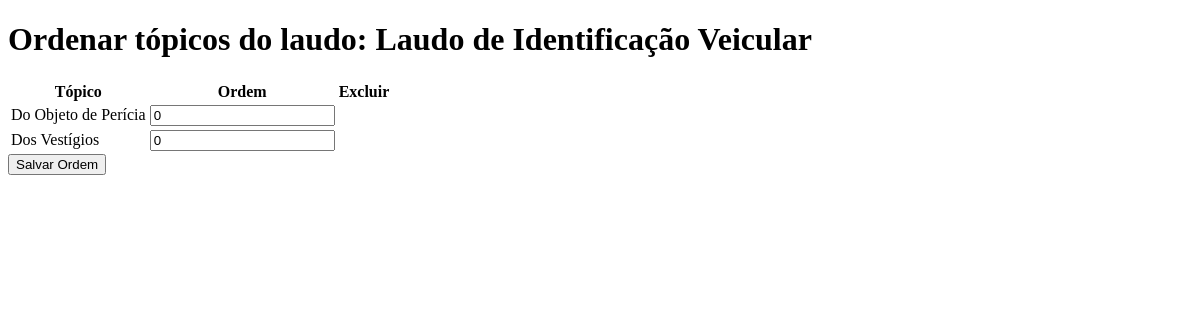
/ordenarlaudo/8, run on an earlier commit of the app's database.
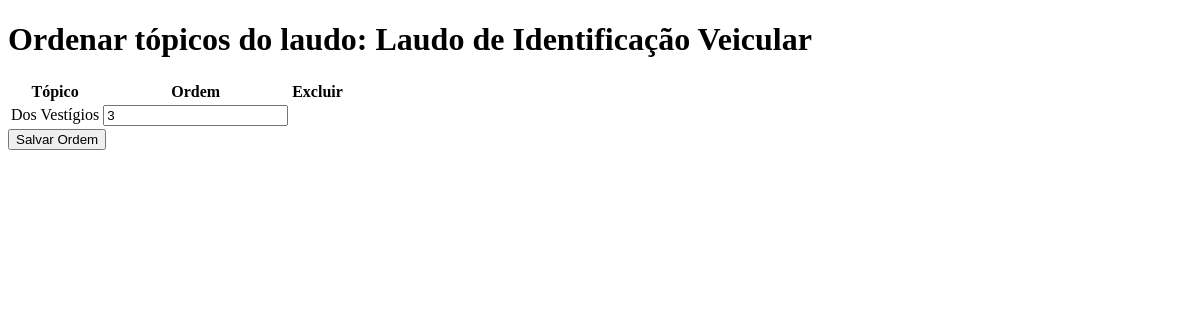
And on a later commit of the database.
### a_core/models.py (models this page shows, shortened)
class LaudoTopico(models.Model):
    laudo = models.ForeignKey('LaudoModelo', on_delete=models.CASCADE)
    topico = models.ForeignKey('TopicoModelo', on_delete=models.CASCADE)
    ordem = models.PositiveIntegerField(default=0, verbose_name="Ordem do Tópico")
    class Meta:
        unique_together = ('laudo', 'topico')
        ordering = ['ordem']

class LaudoModelo(models.Model):
    nome_laudo_modelo = models.CharField(max_length=150, verbose_name='Nome do Laudo')
    topicos_associados = models.ManyToManyField(
        'TopicoModelo',
        through='LaudoTopico',
        verbose_name="Tópicos Associados"
    )
    redacoes_associadas = models.ManyToManyField(
        'RedacaoModelo',
        through='LaudoRedacao',
        verbose_name="Redações Associadas",
        blank = True,
        null = True
    )

class TopicoModelo(models.Model):
    nome_topico = models.CharField(max_length=150, verbose_name="Nome do Tópico")
    topico_pai = models.ForeignKey('self', on_delete=models.PROTECT, null=True, blank=True)
    redacoes_associadas = models.ManyToManyField(
        'RedacaoModelo',
        through='TopicoRedacao',
        verbose_name="Redações Associadas"
    )
    STATUS_CHOICES = (('ativo', 'Ativo'), ('inativo', 'Inativo'),)
    status = models.CharField(max_length=8, choices=STATUS_CHOICES, default='ativo', verbose_name='Status')

### a_core/views.py (the view, shortened to what this page needs)
# urls.py: path('ordenarlaudo/<int:pk>', OrdenarLaudo.as_view(), name='ordenar_laudo'),
class OrdenarLaudo(View):
    def get(self,request,pk):
        laudo = LaudoModelo.objects.get(pk=pk)
        laudo_topico = LaudoTopico.objects.filter(laudo=laudo)
        form = OrdenarLaudoTopicoFormSet(queryset = laudo_topico)
        return render(request, 'ordem_laudo.html', {'form':form, 'laudo_topico':laudo_topico})

### a_core/templates/ordem_laudo.html (shortened to what this page needs)
<!DOCTYPE html>
<html lang="en">
<head>
</head>
<body>
    <h1>Ordenar tópicos do laudo:
        {% if laudo_topico and laudo_topico.0.laudo %}
            {{ laudo_topico.0.laudo.nome_laudo_modelo }}
        {% else %}
            (Laudo não encontrado)
        {% endif %}
    </h1>
    <form method="post" autocomplete="off">
        <table>
            <thead>
                <tr>
                    <th>Tópico</th>
                    <th>Ordem</th>
                    <th>Excluir</th>
                </tr>
            </thead>
            <tbody>
                {% for f in form %}
                    <tr>
                        <td>
                            {% if f.instance.pk and f.instance.topico %}
                                {{ f.instance.topico.nome_topico }}
                            {% else %}
                                {{ f.topico }}
                            {% endif %}
                        </td>
                        <td>
                            {{ f.ordem }}
                        </td>
                        <td>
                        </td>
                    </tr>
                {% empty %}
                    <tr><td colspan="3">Nenhum tópico encontrado para ordenar.</td></tr>
                {% endfor %}
            </tbody>
        </table>
        <button type="submit">Salvar Ordem</button>
    </form>
</body>
</html>

What changed in the data, as far as the page shows it:
removed LaudoTopico: laudo.nome_laudo_modelo "Laudo de Identificação Veicular", instance.topico.nome_topico "Do Objeto de Perícia"
Also different on the page:
list line gone: "0"
new list line: "3"
